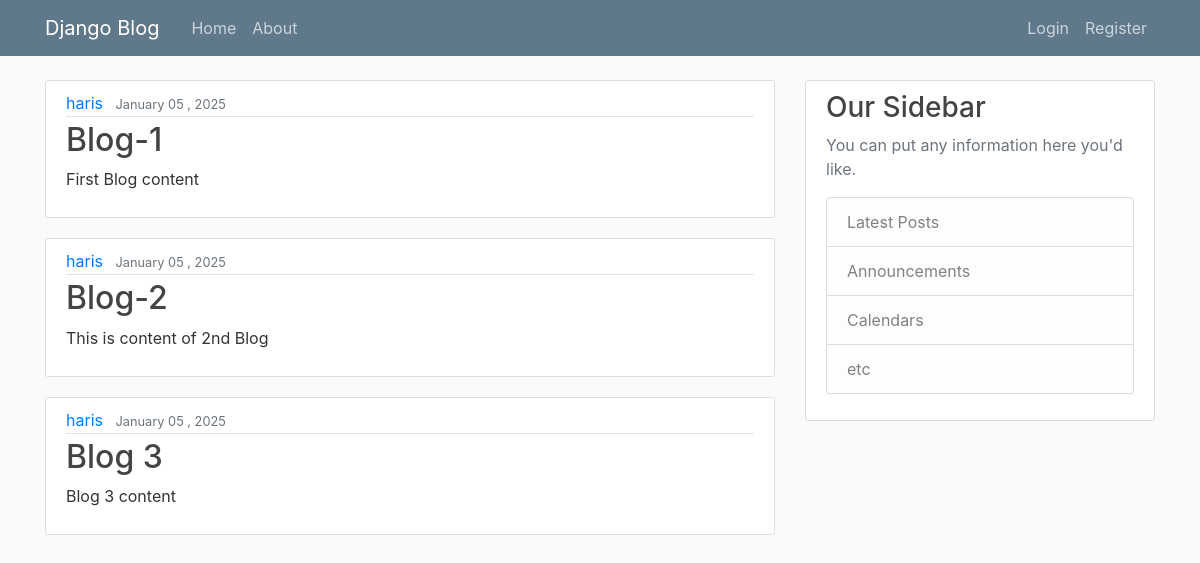
Page /blog/home/ on the committed database.
### blog/models.py (models this page shows, shortened)
class Post(models.Model):
    title = models.CharField(max_length=100)
    content = models.TextField()
    date_posted = models.DateTimeField(auto_now_add=True)
    author = models.ForeignKey(User, on_delete=models.CASCADE)

### blog/views.py (the view)
# urls.py: path('home/', views.home,name='blog-home'),
def home(request):
    context = {
        'posts' : Post.objects.all()
    }
    return render(request,'blog/home.html',context)

### blog/templates/blog/home.html
{% extends "blog/base.html" %}
{% block content %}
{% for post in posts %}
<article class="media content-section">
    <div class="media-body">
      <div class="article-metadata">
        <a class="mr-2" href="#">{{ post.author }}</a>
        <small class="text-muted">{{ post.date_posted |date:"F d , Y" }}</small>
      </div>
      <h2><a class="article-title" href="#">{{ post.title }}</a></h2>
      <p class="article-content">{{ post.content }}</p>
    </div>
  </article>
{% endfor %}
{% endblock %}

### blog/templates/blog/base.html (shortened to what this page needs)
{% load static %}
<!DOCTYPE html>
<html lang="en">
    <head>
        <link rel="stylesheet" href="https://cdn.jsdelivr.net/npm/bootstrap@4.0.0/dist/css/bootstrap.min.css">
        <link rel="stylesheet" href="{% static 'blog/main.css' %}">
    </head>
<body>
    <header class="site-header">
        <nav class="navbar navbar-expand-md navbar-dark bg-steel fixed-top">
          <div class="container">
            <a class="navbar-brand mr-4" href="/">Django Blog</a>
            <div class="collapse navbar-collapse" id="navbarToggle">
              <div class="navbar-nav mr-auto">
                <a class="nav-item nav-link" href="{% url 'blog-home' %}">Home</a>
                <a class="nav-item nav-link" href="{% url 'blog-about' %}">About</a>
              </div>
              <div class="navbar-nav">
                {% if user.is_authenticated %}
                <a class="nav-item nav-link" href="{% url 'profile' %}">Profile</a>
                <form method="post" action="{% url 'logout' %}" style="display: inline;">
                    {% csrf_token %}
                    <button type="submit" class="btn btn-link nav-item nav-link" style="display: inline; padding: 0; border: none; background: none; color: inherit; cursor: pointer;">
                        Logout
                    </button>
                </form>
                {% else %}
                <a class="nav-item nav-link" href="{% url 'login' %}">Login</a>
                <a class="nav-item nav-link" href="{% url 'register' %}">Register</a>
                {% endif %}
              </div>
            </div>
          </div>
        </nav>
      </header>
      <main role="main" class="container">
        <div class="row">
          <div class="col-md-8">
            {% block content %}{% endblock %}
          </div>
          <div class="col-md-4">
            <div class="content-section">
              <h3>Our Sidebar</h3>
              <p class='text-muted'>You can put any information here you'd like.
                <ul class="list-group">
                  <li class="list-group-item list-group-item-light">Latest Posts</li>
                  <li class="list-group-item list-group-item-light">Announcements</li>
                  <li class="list-group-item list-group-item-light">Calendars</li>
                  <li class="list-group-item list-group-item-light">etc</li>
                </ul>
              </p>
            </div>
          </div>
        </div>
      </main>
</body>
</html>

### blog/static/blog/main.css (style rules this page uses)
body { background: #fafafa; color: #333333; margin-top: 5rem; }
h1, h2, h3, h4, h5, h6 { color: #444444; }
ul { margin: 0; }
.bg-steel { background-color: #5f788a; }
.site-header .navbar-nav .nav-link { color: #cbd5db; }
.content-section { background: #ffffff; padding: 10px 20px; border: 1px solid #dddddd; border-radius: 3px; margin-bottom: 20px; }
.article-title { color: #444444; }
.article-content { white-space: pre-line; }
.article-metadata { padding-bottom: 1px; margin-bottom: 4px; border-bottom: 1px solid #e3e3e3 }

### rows in the picture
Post: author "haris", date_posted "January 05 , 2025", title "Blog-1", content "First Blog content"
Post: author "haris", date_posted "January 05 , 2025", title "Blog-2", content "This is content of 2nd Blog"
Post: author "haris", date_posted "January 05 , 2025", title "Blog 3", content "Blog 3 content"
